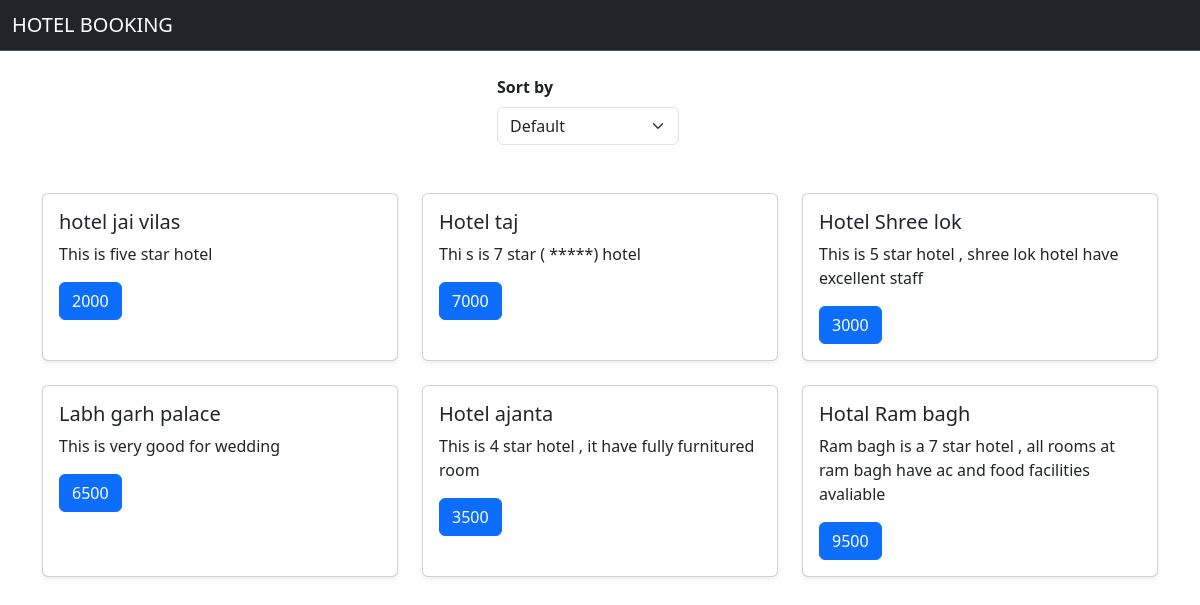
The page / on the database its author committed.
### home/models.py (models this page shows, shortened)
class data(models.Model):
    hotel_name = models.CharField(max_length=100)
    hotel_price = models.IntegerField()
    hotel_discription = models.TextField()
    created_at = models.DateField(auto_now_add=True)
    updated_at = models.DateField(auto_now=True)

### home/views.py (the view)
# urls.py: 2. Add a URL to urlpatterns:  path('', Home.as_view(), name='home')
def Home(request):
    hotel_data = data.objects.all()
    sort_by = request.GET.get('sort_by')
    if sort_by == 'asc':
        hotel_data = hotel_data.order_by('hotel_price')
    elif sort_by == 'desc':
        hotel_data = hotel_data.order_by('-hotel_price')
    context = {
        "all_data":hotel_data
    }
    return render(request,"home.html",context)

### home/templates/home.html (shortened to what this page needs)
<!doctype html>
<html lang="en">
  <head>
    <link href="https://cdn.jsdelivr.net/npm/bootstrap@5.3.8/dist/css/bootstrap.min.css" rel="stylesheet">
  </head>
  <body>
    <nav class="navbar bg-dark border-bottom border-body" data-bs-theme="dark">
  <div class="container-fluid ">
    <span class="navbar-brand mb-0 h1 ">HOTEL BOOKING</span>
  </div>
</nav>
<div class="d-flex justify-content-center p-4">
  <div class="pe-4">
 <label for="inputState" class="form-label fw-bolder" >Sort by</label>
 <form method="get">
  <select name="sort_by" class="form-select " onchange="this.form.submit()">
    <option value="">Default</option>
  </select>
</form>
    </div>
</div>
<div class="container mt-4">
<div class="row">
{% for data in all_data %}
<div class="col-md-4 mb-4">
    <div class="card h-100 shadow-sm">
      <div class="card-body">
        <h5 class="card-title">{{data.hotel_name}}</h5>
        <p class="card-text">{{data.hotel_discription}}</p>
        <a href="#" class="btn btn-primary">{{data.hotel_price}}</a>
      </div>
    </div>
  </div>
{% endfor %}
 </div>
  </div>
  </body>
</html>

### rows shown on the page
data: hotel_name "hotel jai vilas", hotel_discription "This is five star hotel", hotel_price "2000"
data: hotel_name "Hotel taj", hotel_discription "Thi s is 7 star ( *****) hotel", hotel_price "7000"
data: hotel_name "Hotel Shree lok", hotel_discription "This is 5 star hotel , shree lok hotel have excellent staff", hotel_price "3000"
data: hotel_name "Labh garh palace", hotel_discription "This is very good for wedding", hotel_price "6500"
data: hotel_name "Hotel ajanta", hotel_discription "This is 4 star hotel , it have fully furnitured room", hotel_price "3500"
data: hotel_name "Hotal Ram bagh", hotel_discription "Ram bagh is a 7 star hotel , all rooms at ram bagh have ac and food facilities avaliable", hotel_price "9500"
